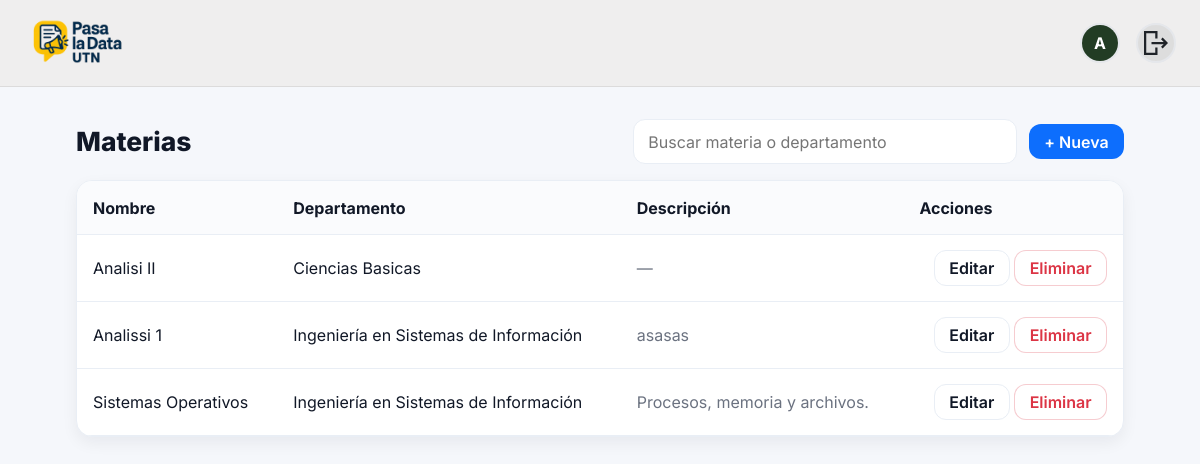
The app's page /academics/admin/materias/ (signed in) with its own data.
### people/models.py (models this page shows, shortened)
class User(AbstractUser):
    class Role(models.TextChoices):
        ALUMNO = "ALU", "Alumno"
        PROFESOR = "PRO", "Profesor"
        ADMIN = "ADM", "Administrador"
    rol = models.CharField(max_length=3, choices=Role.choices)
    legajo = models.CharField(max_length=20, unique=True, null=True, blank=True)  # solo alumnos
    username = models.CharField(max_length=150, blank=True, default='')
    imagen_perfil = models.ImageField(
        upload_to="profiles/", null=True, blank=True
    )

### academics/models.py (models this page shows, shortened)
class Materia(models.Model):
    nombre = models.CharField(max_length=120, unique=True)
    eliminado = models.BooleanField(default=False)
    departamento = models.ForeignKey(Department, on_delete=models.CASCADE, related_name="materias")
    descripcion = models.TextField(blank=True, null=True)
    icono = models.CharField(max_length=4096, blank=True, null=True)
    imagen = models.ImageField(upload_to="materias/", blank=True, null=True)
    created_at = models.DateTimeField(auto_now_add=True)
    class Meta:
        ordering = ["nombre"]

class Department(models.Model):
    nombre = models.CharField(max_length=120, unique=True)
    imagen = models.ImageField(upload_to="departments/", blank=True, null=True)
    icono = models.CharField(max_length=4096, blank=True, null=True)
    created_at = models.DateTimeField(auto_now_add=True)
    class Meta:
        ordering = ["nombre"]

### academics/views.py (the view)
# urls.py: path("admin/materias/", views.materia_list, name="materia_list"),
@login_required
def materia_list(request):
    q = (request.GET.get("q") or "").strip()
    dept_id = request.GET.get("department")
    qs = (Materia.objects
            .select_related("departamento")
            .filter(eliminado=False)
            .order_by("nombre"))
    if q:
        qs = qs.filter(Q(nombre__icontains=q) | Q(departamento__nombre__icontains=q))
    if dept_id:
        qs = qs.filter(departamento_id=dept_id)
    departamentos = Department.objects.all().order_by("nombre")
    return render(request, "academics/materia_list.html", {
        "materias": qs,
        "q": q,
        "departamentos": departamentos,
        "selected_department": int(dept_id) if dept_id else None,
        "create_url": "academics:materia_create",
        "update_name": "academics:materia_update",
        "delete_name": "academics:materia_delete",
    })

### academics/templates/academics/materia_list.html (shortened to what this page needs)
{% extends "base.html" %}
{% load static %}
{% block extra_head %}
<link rel="stylesheet" href="{% static 'academics/css/academics.css' %}">
{% endblock %}
{% block content %}
<div class="ap-wrap">
    <div class="ap-toolbar">
        <h1 class="ap-title">Materias</h1>
        <div class="ap-actions">
            <form method="get" class="ap-search">
                <input type="text" name="q" value="{{ request.GET.q|default:"" }}" placeholder="Buscar materia o departamento">
            </form>
            <a href="{% url 'academics:materia_create' %}" class="ap-btn ap-btn-primary">+ Nueva</a>
        </div>
    </div>
    <div class="ap-card ap-table-wrap">
        <table class="ap-table">
            <thead>
                <tr>
                    <th>Nombre</th>
                    <th>Departamento</th>
                    <th>Descripción</th>
                    <th class="ap-right">Acciones</th>
                </tr>
            </thead>
            <tbody>
                {% for m in materias %}
                    <tr>
                        <td class="ap-name">{{ m.nombre }}</td>
                        <td>{{ m.departamento.nombre }}</td>
                        <td class="ap-muted">{{ m.descripcion|default:"—" }}</td>
                        <td class="ap-right">
                            <a href="{% url 'academics:materia_update' m.id %}" class="ap-btn ap-btn-light">Editar</a>
                            <a href="{% url 'academics:materia_delete' m.id %}" class="ap-btn ap-btn-danger">Eliminar</a>
                        </td>
                    </tr>
                {% empty %}
                    <tr><td colspan="4" class="ap-muted">No hay materias registradas.</td></tr>
                {% endfor %}
            </tbody>
        </table>
    </div>
</div>
{% endblock %}

### templates/partials/_navbar.html
{% load static %}
<header class="navbar">
  <div class="navbar__inner container-narrow">
    <a class="navbar__brand"
       href="{% if request.user.is_authenticated and request.user.rol == 'ADM' %}
                {% url 'academics:admin_panel' %}
              {% else %}
                {% url 'academics:home' %}
              {% endif %}">
      <img class="navbar__logo" src="{% static 'img/logo.png' %}" alt="Pasa la Data UTN">
    </a>
    <div class="navbar__right">
      {% if request.user.is_authenticated %}
        {% if request.user.rol != "ADM" %}
          <a class="nav-avatar" href="{% url 'people:perfil' %}" title="Mi perfil">
            {% if request.user.imagen_perfil %}
              <img src="{{ request.user.imagen_perfil.url }}" alt="Foto de perfil">
            {% else %}
              <span class="nav-avatar__fallback">
                {{ request.user.get_short_name|default:request.user.username|slice:":1"|upper }}
              </span>
            {% endif %}
          </a>
        {% endif %}
        <a class="nav-avatar" href="{% url 'people:logout' %}" title="Cerrar sesión">
          <img src="{% static 'img/logout.svg' %}" alt="Cerrar sesión" class="logout-icon">
        </a>
      {% else %}
        <a class="btn btn-light btn-sm" href="{% url 'people:register' %}">Registrate</a>
        <a class="btn btn-light btn-sm" href="{% url 'people:login' %}">Iniciar sesión</a>
      {% endif %}
    </div>
  </div>
</header>

### static/css/app.css (style rules this page uses)
html, body { margin: 0; padding: 0; }
header.navbar { background: #efeeee; position: sticky; top: 0; z-index: 50; border-bottom: 1px solid rgba(0,0,0,.08); width: 100%; margin: 0; border-radius: 0 !important; }
.container-narrow { max-width: none; width: 100%; padding: 0 24px; box-sizing: border-box; }
.navbar__inner { display: flex; align-items: center; height: 70px; }
.navbar__brand { display: flex; align-items: center; }
.navbar__logo { height: 105px; width: auto; display: block; object-fit: contain; }
.navbar__right { margin-left: auto; display: flex; align-items: center; gap: 16px; }
:root { --font-ui: "Inter", system-ui, -apple-system, "Segoe UI", Roboto, Helvetica, Arial, sans-serif; }
html { font-family: var(--font-ui) !important; line-height: 1.5; }
body, input, select, textarea, button { font-family: inherit !important; }
*, *::before, *::after { font-kerning: normal; }
header.navbar .nav-avatar { width: 40px; height: 40px; border-radius: 50%; overflow: hidden; display: inline-flex; align-items: center; justify-content: center; text-decoration: none; background: #ddd; color: #333; border: 2px solid #e5e7eb; flex-shrink: 0; }
header.navbar .nav-avatar > img { width: 100%; height: 100%; display: block; object-fit: cover; object-position: center; }
header.navbar .nav-avatar__fallback { width: 100%; height: 100%; display: inline-flex; align-items: center; justify-content: center; font-weight: 700; font-size: 16px; color: #fff; background: #223C24; }

### academics/static/academics/css/academics.css (style rules this page uses)
:root { --ap-bg: #f5f7fb; --ap-card: #fff; --ap-border: #e9eef5; --ap-muted: #6b7280; --ap-primary: #0d6efd; --ap-danger: #dc3545; --ap-success: #198754; --ap-shadow: 0 6px 16px rgba(17, 24, 39, .06); --ap-radius: 16px; --ap-radius-sm: 12px; --ap-pad: 1rem; --ap-gap: .75rem; --ap-font: system-ui, -apple-system, Segoe UI, Roboto, Inter, Ubuntu, "Helvetica Neue", Arial, sans-serif; }
html, body { height: 100%; }
body { background: var(--ap-bg); font-family: var(--ap-font); color:#111827; }
.ap-wrap { max-width: 1080px; margin: 0 auto; padding: 2rem 1rem 3rem; }
.ap-card { background: var(--ap-card); border:1px solid var(--ap-border); border-radius: var(--ap-radius); box-shadow: var(--ap-shadow); overflow: hidden; }
.ap-muted { color: var(--ap-muted); }
.ap-toolbar { display:flex; gap:1rem; align-items:center; justify-content:space-between; margin-bottom:1rem; flex-wrap:wrap; }
.ap-title { margin:0; font-weight:800; font-size: clamp(1.4rem, 2.2vw, 2rem); }
.ap-actions { display:flex; align-items:center; gap:.75rem; flex-wrap:wrap; }
.ap-search { position:relative; }
.ap-search input { width: clamp(220px, 32vw, 420px); border: 1px solid var(--ap-border); border-radius: var(--ap-radius-sm); background: #fff; padding: .6rem 2.1rem .6rem .9rem; outline: none; }
.ap-btn { display:inline-flex; align-items:center; gap:.45rem; border-radius: var(--ap-radius-sm); padding:.55rem .9rem; font-weight:600; text-decoration:none; border:1px solid transparent; transition:.18s ease; line-height:1; }
.ap-btn-primary { background: var(--ap-primary); color:#fff; cursor: pointer; }
.ap-btn-light { background:#fff; border-color: var(--ap-border); color:#111827; }
.ap-btn-danger { color: var(--ap-danger); border-color: rgba(220,53,69,.25); background:#fff; }
.ap-table-wrap { overflow:auto; border-radius: var(--ap-radius); }
.ap-table { width:100%; border-collapse:separate; border-spacing:0; }
.ap-table thead th { background:#fafbfd; color:#111827; font-weight:700; border-bottom:1px solid var(--ap-border); position:sticky; top:0; z-index:1; padding:.9rem 1rem; text-align:left; }
.ap-table tbody td { padding:.95rem 1rem; vertical-align:middle; border-bottom:1px solid var(--ap-border); }
.ap-table tbody tr { transition: background .15s ease; }
.ap-right { text-align:right; white-space:nowrap; }

### records on screen
User: user.get_short_name "A"
Materia: nombre "Analisi II", departamento.nombre "Ciencias Basicas", descripcion "—"
Materia: nombre "Analissi 1", departamento.nombre "Ingeniería en Sistemas de Información", descripcion "asasas"
Materia: nombre "Sistemas Operativos", departamento.nombre "Ingeniería en Sistemas de Información", descripcion "Procesos, memoria y archivos."
